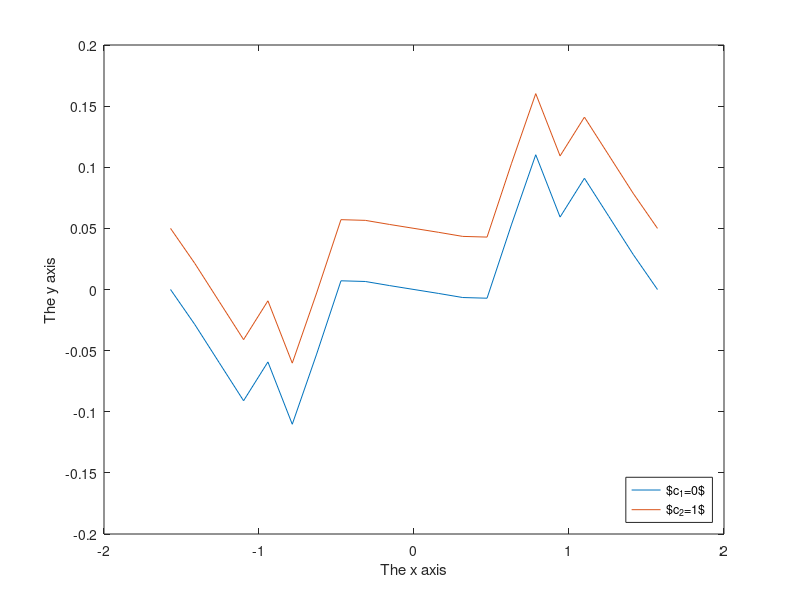

This chart was generated by the following MATLAB code:
%%
x = -pi/2:pi/20:pi/2;
y = tan(sin(2*x))/25 - sin(tan(2*x))/20;
plot(x,y);
hold on;
plot(x,y+0.05);
xlabel('The x axis');
ylabel('The y axis');
legend('$c_1=0$','$c_2=1$','Location','Southeast');

%%
% figsize();
% figfont(14);
% figtick();
% figline(2,8,'os');
% figsave('example');
